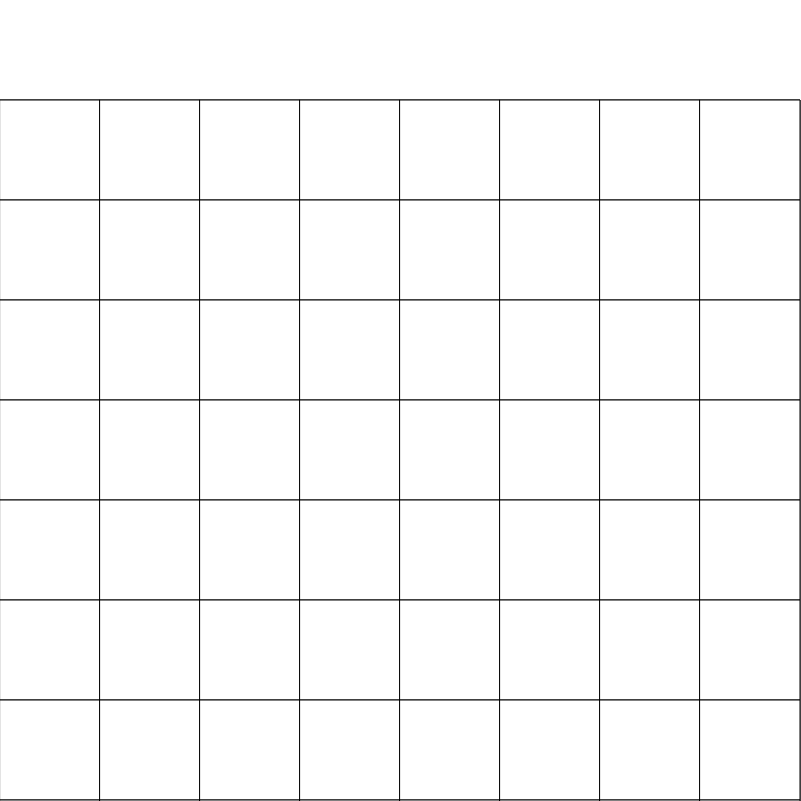
Frame 1 (no input)
Frame 60 (no input): identical to frame 1, image omitted
Frame 120 (the mouse pressed at the canvas centre since frame 60): identical to frame 1, image omitted

The p5.js sketch that drew this single still picture (run headless with seeded random() and noise() and a simulated clock; from frame 60 on, the mouse is pressed at the canvas centre):

// p5.js sketch
// ── sketch.js
var array = [];

function setup() {
    createCanvas(801, 801)
    stroke("black")
    rect(0, 100, width - 1, height - 1)
    for (var i = 0; i < 8; i++) {
        for (var j = 0; j < 8; j++) {
            rect(i * 100, j * 100 + 100, 100, 100)
        }
    }
    for (var k = 0; k < 8; k++) {
        array[k] = [];
        for (var h = 0; h < 8; h++) {
            array[k][h] = false;
        }
    }

}



function mouseClicked() {
    // change coordinate into index
    //get boolean
    // change back into coordinate
    // if (/* When player's turn.*/) {
        var X = mouseX;
        //gives index
        X = Math.floor(X / 100);
        var Y = mouseY;
        Y = Math.floor(Y / 100);
        var newXCoordinate = X * 100;
        var newYCoordinate = Y * 100;
        rectMode(CORNER);
        console.log("I made it", Y, X);
        if (array[Y][X] == false) {
            fill(255, 0, 0);
            fill(0, 0, 255);
            rect(newXCoordinate, newYCoordinate, 100, 100);
        } else {
        fill(255, 0, 0);
            rect(newXCoordinate, newYCoordinate, 100, 100);

        }
    //}


}


//win/lose system

//score array 
// var score1 = [];
// var score2 = [];

// //if player 1 hits opponent's ship, push a 1 to the end of the score array. 
// if ("hit") {/
//     score1.push(1)
// }

// //if player 2 hits opponent's ship, push a 1 to the end of the score array. 
// if ("hit") {
//     score2.push(1)
// }


// //Display score at the top of the screen

function draw() {
    
}




// ── testsketch.js
var squares = [];

function setup() {
  createCanvas(500, 500);
  //there's a "b" for every "a"
  for (var a = 10; a < width; a += 30) {
    for (var b = 10; b < height; b += 30) {
      //add the circles to the array at x = a and y = b
      squares.push(new Square(a, b));
    }
  }
  console.log(squares.length);

}

function draw() {
  background(50);
  for (var b = 0; b < squares.length; b++) {
    squares[b].show();
    //console.log("shown");
  }
}

function Square(x, y) {
  this.x = x;
  this.y = y;

  this.show = function() {
    fill(255);
    noStroke();
    rect(this.x, this.y, 10, 10);
    //console.log("showing");
  }
}
